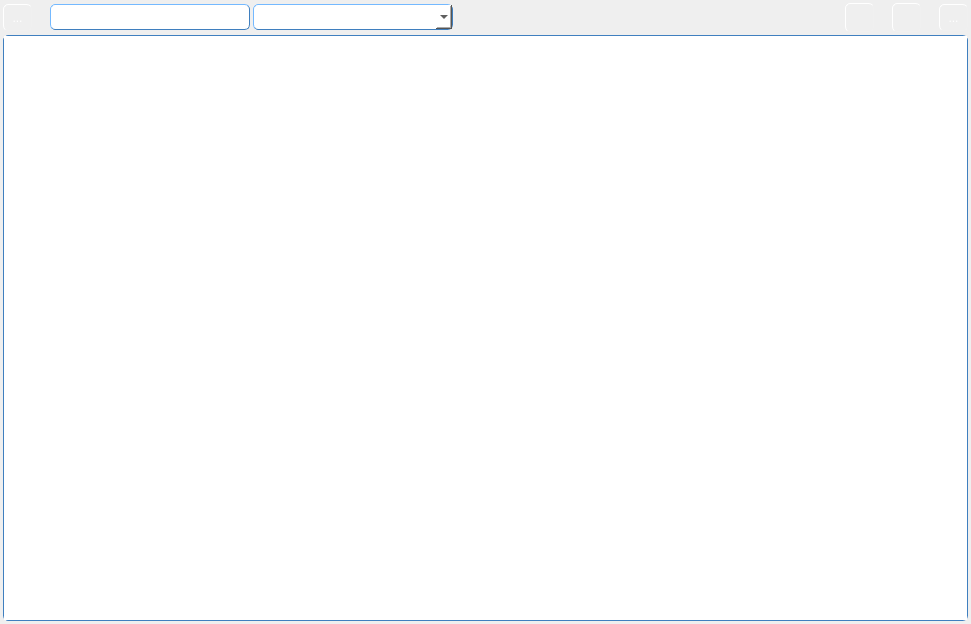
<?xml version="1.0" encoding="UTF-8"?>
<ui version="4.0">
 <class>TableForm</class>
 <widget class="QWidget" name="TableForm">
  <property name="geometry">
   <rect>
    <x>0</x>
    <y>0</y>
    <width>971</width>
    <height>624</height>
   </rect>
  </property>
  <property name="windowTitle">
   <string>Form</string>
  </property>
  <property name="styleSheet">
   <string notr="true">QLineEdit {
               color: black;
               padding: 4px;
               border: 1px solid  rgb(63, 127, 191); 
               border-radius: 5px;
               border-style: outset;
	           font: 10pt &quot;MS Shell Dlg 2&quot;;
              }
QComboBox {
			   color: black;
               padding: 4px;
               border: 1px solid  rgb(63, 127, 191); 
               border-radius: 5px;
               border-style: outset;
               font: 9pt &quot;MS Shell Dlg 2&quot;;
			   background-color: rgb(255, 255, 255);
              }
QTableView {
               color: black;
               border: 1px solid  rgb(63, 127, 191); 
               border-radius: 5px;
	           font: 11pt &quot;MS Shell Dlg 2&quot;;
              }
QHeaderView::section {
   			padding: 4px;
    		height: 40;
}</string>
  </property>
  <layout class="QGridLayout" name="gridLayout">
   <property name="leftMargin">
    <number>3</number>
   </property>
   <property name="topMargin">
    <number>3</number>
   </property>
   <property name="rightMargin">
    <number>3</number>
   </property>
   <property name="bottomMargin">
    <number>3</number>
   </property>
   <property name="spacing">
    <number>3</number>
   </property>
   <item row="0" column="0">
    <layout class="QHBoxLayout" name="horizontalLayout">
     <item>
      <widget class="QToolButton" name="searchButton">
       <property name="styleSheet">
        <string notr="true">QToolButton {
               color: white;
               padding: 4px;
               border: 1px solid rgb(240, 240, 240); 
               border-radius: 5px;
               border-style: outset;
               max-width: 120px;
               font: bold 10pt &quot;MS Shell Dlg 2&quot;;
              }

QToolButton:hover {
               color: white;
               border: 1px solid grey;
               }

QToolButton:pressed {
               color: rgb(0, 0, 197)
               background: shadow;
               border-style: inset;
               }</string>
       </property>
       <property name="text">
        <string>...</string>
       </property>
       <property name="icon">
        <iconset resource="../res/res.qrc">
         <normaloff>:/search.png</normaloff>:/search.png</iconset>
       </property>
      </widget>
     </item>
     <item>
      <spacer name="horizontalSpacer">
       <property name="orientation">
        <enum>Qt::Horizontal</enum>
       </property>
       <property name="sizeType">
        <enum>QSizePolicy::Minimum</enum>
       </property>
       <property name="sizeHint" stdset="0">
        <size>
         <width>15</width>
         <height>20</height>
        </size>
       </property>
      </spacer>
     </item>
     <item>
      <widget class="QLineEdit" name="searchLine">
       <property name="enabled">
        <bool>true</bool>
       </property>
       <property name="sizePolicy">
        <sizepolicy hsizetype="Minimum" vsizetype="Fixed">
         <horstretch>0</horstretch>
         <verstretch>0</verstretch>
        </sizepolicy>
       </property>
       <property name="minimumSize">
        <size>
         <width>200</width>
         <height>0</height>
        </size>
       </property>
       <property name="styleSheet">
        <string notr="true"/>
       </property>
       <property name="text">
        <string/>
       </property>
      </widget>
     </item>
     <item>
      <widget class="QComboBox" name="searchParamBox">
       <property name="minimumSize">
        <size>
         <width>200</width>
         <height>0</height>
        </size>
       </property>
       <property name="styleSheet">
        <string notr="true"/>
       </property>
      </widget>
     </item>
     <item>
      <spacer name="horizontalSpacer_3">
       <property name="orientation">
        <enum>Qt::Horizontal</enum>
       </property>
       <property name="sizeHint" stdset="0">
        <size>
         <width>40</width>
         <height>20</height>
        </size>
       </property>
      </spacer>
     </item>
     <item>
      <widget class="QToolButton" name="createButton">
       <property name="styleSheet">
        <string notr="true">QToolButton {
               color: white;
               padding: 4px;
               border: 1px solid rgb(240, 240, 240); 
               border-radius: 5px;
               border-style: outset;
               max-width: 120px;
               font: bold 10pt &quot;MS Shell Dlg 2&quot;;
              }

QToolButton:hover {
               color: white;
               border: 1px solid grey;
               }

QToolButton:pressed {
               color: rgb(0, 0, 197)
               background: shadow;
               border-style: inset;
               }</string>
       </property>
       <property name="text">
        <string/>
       </property>
       <property name="icon">
        <iconset resource="../res/res.qrc">
         <normaloff>:/add.png</normaloff>:/add.png</iconset>
       </property>
      </widget>
     </item>
     <item>
      <spacer name="horizontalSpacer_2">
       <property name="orientation">
        <enum>Qt::Horizontal</enum>
       </property>
       <property name="sizeType">
        <enum>QSizePolicy::Minimum</enum>
       </property>
       <property name="sizeHint" stdset="0">
        <size>
         <width>15</width>
         <height>20</height>
        </size>
       </property>
      </spacer>
     </item>
     <item>
      <widget class="QToolButton" name="acceptBtn">
       <property name="styleSheet">
        <string notr="true">QToolButton {
               color: white;
               padding: 4px;
               border: 1px solid rgb(240, 240, 240); 
               border-radius: 5px;
               border-style: outset;
               max-width: 120px;
               font: bold 10pt &quot;MS Shell Dlg 2&quot;;
              }

QToolButton:hover {
               color: white;
               border: 1px solid grey;
               }

QToolButton:pressed {
               color: rgb(0, 0, 197)
               background: shadow;
               border-style: inset;
               }</string>
       </property>
       <property name="text">
        <string/>
       </property>
       <property name="icon">
        <iconset resource="../res/res.qrc">
         <normaloff>:/accept.png</normaloff>:/accept.png</iconset>
       </property>
      </widget>
     </item>
     <item>
      <spacer name="horizontalSpacer_4">
       <property name="orientation">
        <enum>Qt::Horizontal</enum>
       </property>
       <property name="sizeType">
        <enum>QSizePolicy::Minimum</enum>
       </property>
       <property name="sizeHint" stdset="0">
        <size>
         <width>15</width>
         <height>20</height>
        </size>
       </property>
      </spacer>
     </item>
     <item>
      <widget class="QToolButton" name="deleteButton">
       <property name="styleSheet">
        <string notr="true">QToolButton {
               color: white;
               padding: 4px;
               border: 1px solid rgb(240, 240, 240); 
               border-radius: 5px;
               border-style: outset;
               max-width: 120px;
               font: bold 10pt &quot;MS Shell Dlg 2&quot;;
              }

QToolButton:hover {
               color: white;
               border: 1px solid grey;
               }

QToolButton:pressed {
               color: rgb(0, 0, 197)
               background: shadow;
               border-style: inset;
               }</string>
       </property>
       <property name="text">
        <string>...</string>
       </property>
       <property name="icon">
        <iconset resource="../res/res.qrc">
         <normaloff>:/delete.png</normaloff>:/delete.png</iconset>
       </property>
      </widget>
     </item>
    </layout>
   </item>
   <item row="1" column="0">
    <widget class="QTableView" name="mainTableView"/>
   </item>
  </layout>
 </widget>
 <tabstops>
  <tabstop>deleteButton</tabstop>
  <tabstop>mainTableView</tabstop>
  <tabstop>searchLine</tabstop>
  <tabstop>searchParamBox</tabstop>
 </tabstops>
 <resources>
  <include location="../res/res.qrc"/>
 </resources>
 <connections/>
</ui>
